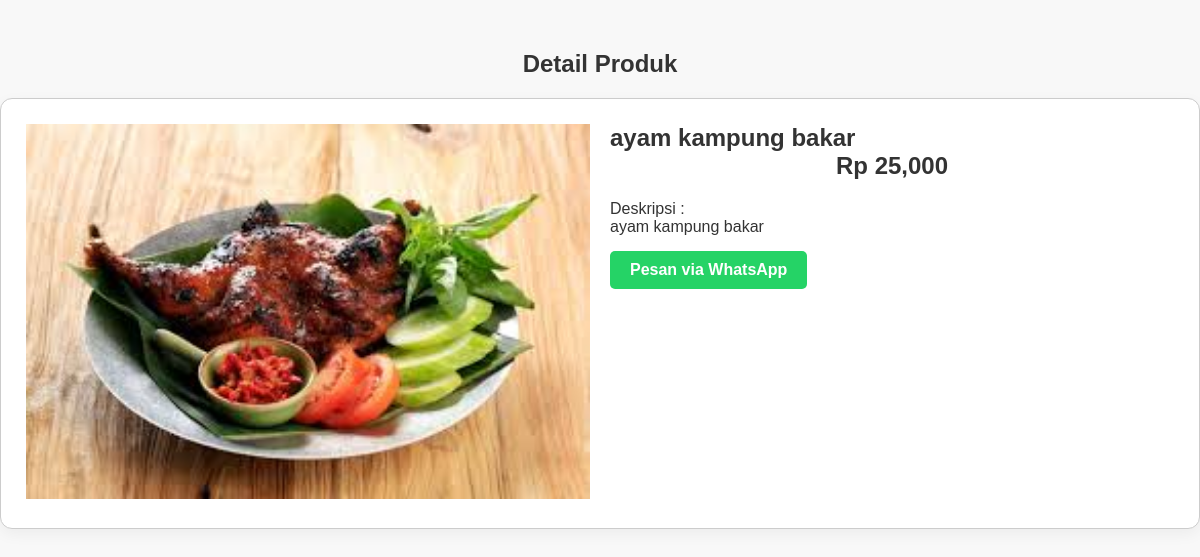
Page /pages/detail-produk.php?id=20 on the committed database.
### tables this page shows
CREATE TABLE `tb_product` (
  `product_id` int(11) NOT NULL,
  `category_id` int(11) NOT NULL,
  `product_name` varchar(100) NOT NULL,
  `product_price` int(11) NOT NULL,
  `product_description` text NOT NULL,
  `product_image` varchar(100) NOT NULL,
  `product_status` tinyint(1) NOT NULL,
  `date_created` timestamp NOT NULL DEFAULT current_timestamp()
);

### pages/detail-produk.php (the view, shortened to what this page needs)
<?php
    include '../config/db.php';
    $id = $_GET['id'];
    $produk = mysqli_query($conn, "SELECT * FROM tb_product WHERE product_id = '$id'");
    $p = mysqli_fetch_object($produk);
?>
<!DOCTYPE html>
<html lang="en">
<head>
    <link rel="stylesheet" href="../assets/css/style.css">
</head>
<body>
    <div class="section">
        <div class="container">
            <h3>Detail Produk</h3>
            <div class="box">
                <div class="col-2">
                    <img src="produk/<?php echo $p->product_image ?>" width="100%">
                </div>
                <div class="col-2">
                    <h2><?php echo $p->product_name ?></h2>
                    <h3>Rp <?php echo number_format($p->product_price) ?></h3>
                    <p>Deskripsi :<br>
                        <?php echo $p->product_description ?>
                    </p>
                    <?php
                        $pesan = "Halo Waroeng Teman Kita, saya ingin memesan menu " . $p->product_name . " seharga Rp " . number_format($p->product_price);
                        $link_wa = "https://api.whatsapp.com/send?phone=628582221157&text=" . urlencode($pesan);
                    ?>
                    <a href="<?php echo $link_wa ?>" target="_blank" class="btn-wa">
                        Pesan via WhatsApp
                    </a>
                </div>
            </div>
        </div>
    </div>
</body>
</html>

### assets/css/style.css (style rules this page uses)
* { margin: 0; padding: 0; box-sizing: border-box; font-family: 'Quicksand', sans-serif; }
body { background-color: #f8f8f8; color: #333; }
a { color: inherit; text-decoration: none; }
.container { width: 100%; max-width: 1200px; margin: auto; }
.section { padding: 50px 0; }
.section h3 { text-align: center; font-size: 32px; margin-bottom: 40px; }
.box { background-color: #fff; border-radius: 12px; padding: 20px; margin-bottom: 25px; box-shadow: 0 5px 15px rgba(0,0,0,.05); }
.box { background-color: #fff; border: 1px solid #ccc; padding: 15px; box-sizing: border-box; display: flex; flex-wrap: wrap; }
.col-2 { flex: 50%; padding: 10px; }
.btn-wa { display: inline-block; padding: 10px 20px; background-color: #25D366; color: #fff; text-decoration: none; border-radius: 5px; font-weight: bold; margin-top: 15px; }
.container h3 { margin-bottom: 20px; color: #333; font-size: 24px; }

### rows in the picture
tb_product: product_image (picture), product_name "ayam kampung bakar", product_price "25,000", product_description "ayam kampung bakar"
